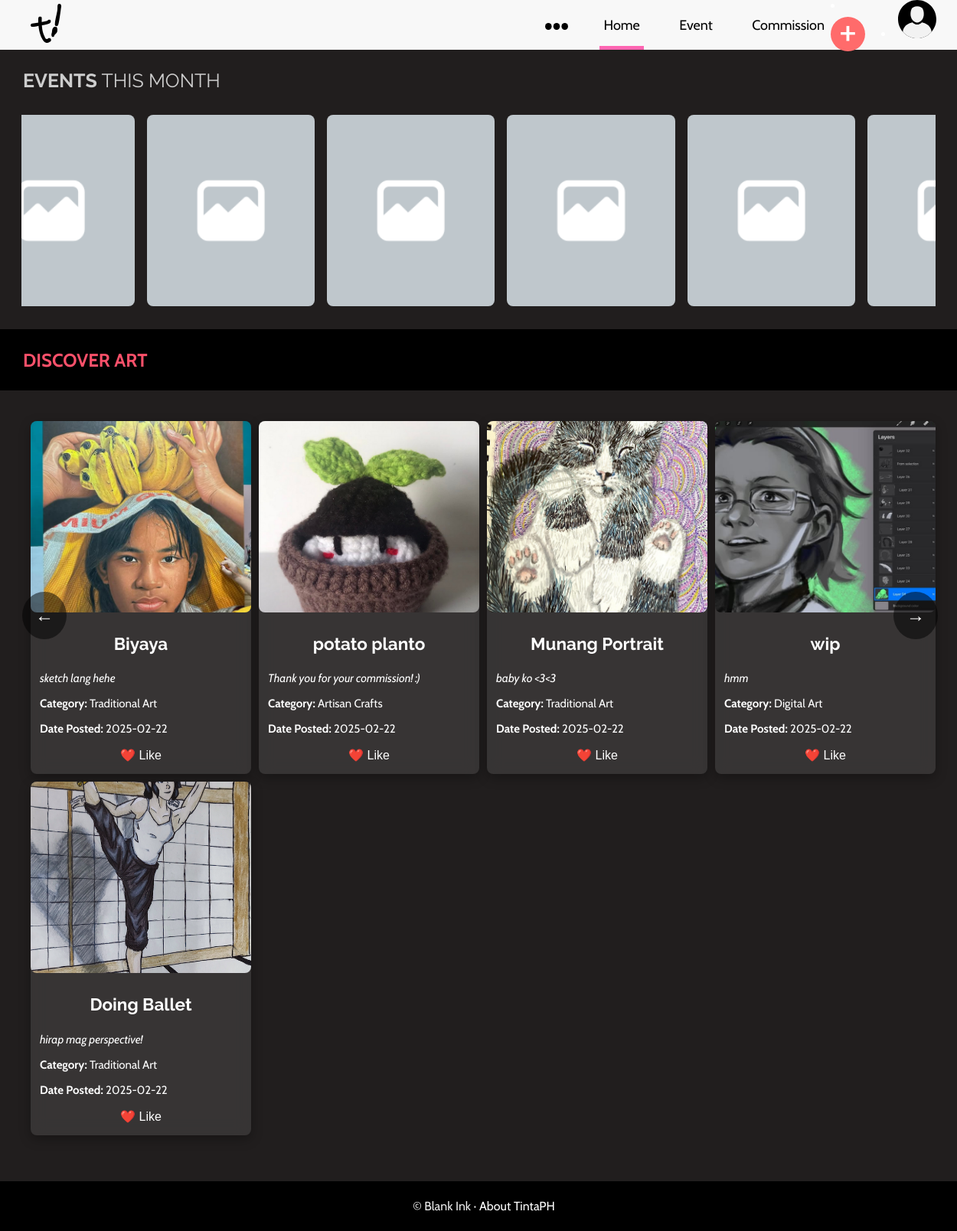
/public/homefeed.php, run on the app's committed database.
### tables this page shows
CREATE TABLE `art` (
  `art_id` int(11) NOT NULL,
  `art_categ_id` varchar(50) NOT NULL,
  `art_name` varchar(50) NOT NULL,
  `art_des` text NOT NULL,
  `date_posted` date NOT NULL,
  `image_path` varchar(400) NOT NULL,
  `likes_count` int(11) NOT NULL,
  `comments_count` int(11) NOT NULL,
  `user_id` int(11) NOT NULL
);

### public/homefeed.php (the view, shortened to what this page needs)
<?php
include("connection.php");
$sql = "SELECT * FROM art ORDER BY date_posted DESC";
$result = $con->query($sql);
?>
<!DOCTYPE html>
<html>
<head>
    <link rel="icon" type="image/x-icon" href="../stylesheets/assets/favicon.svg">
    <link rel="stylesheet" href="../stylesheets/homefeed.css">
</head>
<body>
    <nav class="navbar">
        <div class="navbar-logo">
            <a href="#">
                <img src="../stylesheets/assets/header-logo.svg" class="nav-log" alt="logo" style="width:40px;">
            </a>
        </div>
        <div class="links-wrapper">
            <ul class="navbar-links">
                <li class="dropdown">
                    <a><img src="../stylesheets/assets/dotdot.svg" class="dotdot" alt="dotdot" style="width:30px;"></a>
                </li>
                <li><a href="homefeed.php" class="nav-links active-link" onclick="opentab(event, 'home')">Home</a></li>
                <li><a href="event.php" class="nav-links">Event</a></li>
                <li><a href="#" class="nav-links">Commission</a></li>
            </ul>
        </div>
        <div class="link-icons">
                <li class="upload-btn nav-link" onclick="openModal()">
                    <button type="button" class="upl-btn" style="font-family: 'Raleway', serif; font-size: 60px;">+</button>
                </li>
                <li>
                    <a href="profile.php">
                        <img src="../stylesheets/assets/usericon.svg" class="user-icon" alt="user">
                    </a>
                </li>
        </div>
    </nav>
    <div class="events-container">
        <div class="events-header"><b>EVENTS</b> THIS MONTH</div>
        <div class="position-relative">
            <div class="gallery-container">
                <img src="../stylesheets/assets/ph.png" alt="Artwork-1" style="margin-left:310px;">
                <img src="../stylesheets/assets/ph.png" alt="Artwork-2">
                <img src="../stylesheets/assets/ph.png" alt="Artwork-3">
                <img src="../stylesheets/assets/ph.png" alt="Artwork-4">
                <img src="../stylesheets/assets/ph.png" alt="Artwork-5">
                <img src="../stylesheets/assets/ph.png" alt="Artwork-6">
            </div>
            <button class="prev-btn gallery-arrows" onclick="scrollGallery('left')">←</button>
            <button class="next-btn gallery-arrows" onclick="scrollGallery('right')">→</button>
        </div>
    </div>
    <div class="navbar1"><div class="text">DISCOVER ART</div></div>
    <div class="art-wrapper">
        <div class="art-container">
            <?php while ($row = $result->fetch_assoc()) : ?>
                <div class="art-post">
                    <img src="<?= htmlspecialchars($row['image_path']) ?>" alt="<?= htmlspecialchars($row['art_name']) ?>">
                    <div class="art-info">
                        <h2><?= htmlspecialchars($row['art_name']) ?></h2>
                        <p class="art-des"><?= htmlspecialchars($row['art_des']) ?></p>
                        <p><strong>Category:</strong> <?= htmlspecialchars($row['art_categ_id']) ?></p>
                        <p><strong>Date Posted:</strong> <?= htmlspecialchars($row['date_posted']) ?></p>
                    </div>
                    <div class="btn-group">
                        <button class="btn-like">❤️ Like</button>
                    </div>
                </div>
            <?php endwhile; ?>
        </div>
    </div>
    <footer class="footer">
            <p href="about.php">&copy; Blank Ink · <a href="about.php" class="footer-link"> About TintaPH</a></p>
    </footer>
</body>
</html>

### stylesheets/homefeed.css (style rules this page uses)
html { overflow-x: hidden; }
body { font-family: "Cabin", sans-serif; background-color: #211e1e; color: white; }
.navbar { background-color: #f8f8f8; display: flex; align-items: center; z-index: 1000; position: fixed; top: 0; left: 0; width: 100%; }
.navbar-logo { margin: 5px 0 5px 40px; }
.navbar-links { list-style: none; position: fixed; right: 168px; top: 21.8px; display: flex; flex-wrap: wrap; justify-content: center; margin: 0; padding: 0; gap: 41.4px; }
.navbar-links a { background-color: #f8f8f8; text-decoration: none; font-size: 18px; color: rgb(0, 0, 0); border-radius: 5px; }
.nav-links { cursor: pointer; padding: 5px; position: relative; }
.nav-links::after { content: ''; width: 0%; height: 5px; background: #ff66b2; position: absolute; left: 0; bottom: -16px; transition: width 0.5s; }
.nav-links:hover::after, .nav-links.active-link::after { width: 100%; }
.link-icons { text-decoration: none; display: flex; position: fixed; right: 0; margin-right: 27px; gap: 20px; }
.user-icon { text-decoration: none; width: 50px; margin-top: 2px; }
.upl-btn { width: 45px; height: 45px; border-radius: 50%; font-size: 24px; display: flex; align-items: center; justify-content: center; background-color: #ff6b6b; border: none; color: white; cursor: pointer; margin-top: 5px; margin-right: 1px; }
.dropdown { position: relative; display: inline-block; }
.events-container { margin: 46px 10px 0 10px; }
.events-header { margin-left: 12px; margin-top: 90px; font-family: "Raleway", serif; color: #cdcdcd; font-size: 25px; }
.gallery-container { display: flex; overflow-x: hidden; padding: 30px 0; scroll-behavior: smooth; justify-content: center; margin: 0 10px 0 10px; }
.gallery-container img { width: 600px; height: 250px; margin-right: 16px; border-radius: 8px; }
.gallery-arrows { position: absolute; top: 50%; transform: translateY(-50%); z-index: 1; }
.prev-btn, .next-btn { background-color: rgba(0, 0, 0, 0.5); color: white; border: none; padding: 17px; cursor: pointer; border-radius: 50%; font-size: 24px; }
.prev-btn { left: 29px; }
.next-btn { right: 25px; }
.navbar1 { position: absolute; left: 0; width: 100%; height: 80px; background-color: black; display: flex; align-items: center; padding: 0 20px; }
.text { margin: 0 10px 0 10px; color: #ff516b; font-size: 24px; font-weight: bold; flex: 1; }
.art-wrapper { margin: 110px 10px 50px 22px; }
.art-container { display: grid; grid-template-columns: repeat(auto-fit, minmax(250px, 1fr)); gap: 10px; padding: 10px; max-width: none; }
.art-post { background: rgba(255, 255, 255, 0.1); backdrop-filter: blur(10px); text-align: center; box-shadow: 0px 5px 15px rgba(0, 0, 0, 0.3); transition: 0.2s; border-radius: 8px; }
.art-post img { width: 100%; height: 250px; object-fit: cover; border-radius: 8px; }
.art-info { padding: 0 12px 0 12px; font-size: 15px; text-align: left; }
p.art-des { font-style: italic; }
.art-info h2 { padding: 5px; font-family: "Raleway", serif; font-weight: bold; text-align: center; }
.btn-group { display: flex; justify-content: space-around; margin-top: 10px; }
.btn-like { background: none; border: none; padding-bottom: 15px; color: white; font-size: 16px; cursor: pointer; transition: 0.3s; }
.navbar1 { width: 100%; height: 80px; background-color: black; display: flex; align-items: center; padding: 0 20px; }
.footer { background-color: #000000; color: rgb(236, 236, 236); text-decoration: none; position: absolute; text-align: center; padding: 7px; left: 0; width: 100%; }
a.footer-link { text-decoration: none; color:white; }

### data on the page
art: image_path (picture), art_name "Biyaya", art_des "sketch lang hehe", art_categ "Traditional Art", date_posted "2025-02-22"
art: image_path (picture), art_name "potato planto", art_des "Thank you for your commission! :)", art_categ "Artisan Crafts", date_posted "2025-02-22"
art: image_path (picture), art_name "Munang Portrait", art_des "baby ko <3<3", art_categ "Traditional Art", date_posted "2025-02-22"
art: image_path (picture), art_name "wip", art_des "hmm", art_categ "Digital Art", date_posted "2025-02-22"
art: image_path (picture), art_name "Doing Ballet", art_des "hirap mag perspective!", art_categ "Traditional Art", date_posted "2025-02-22"
